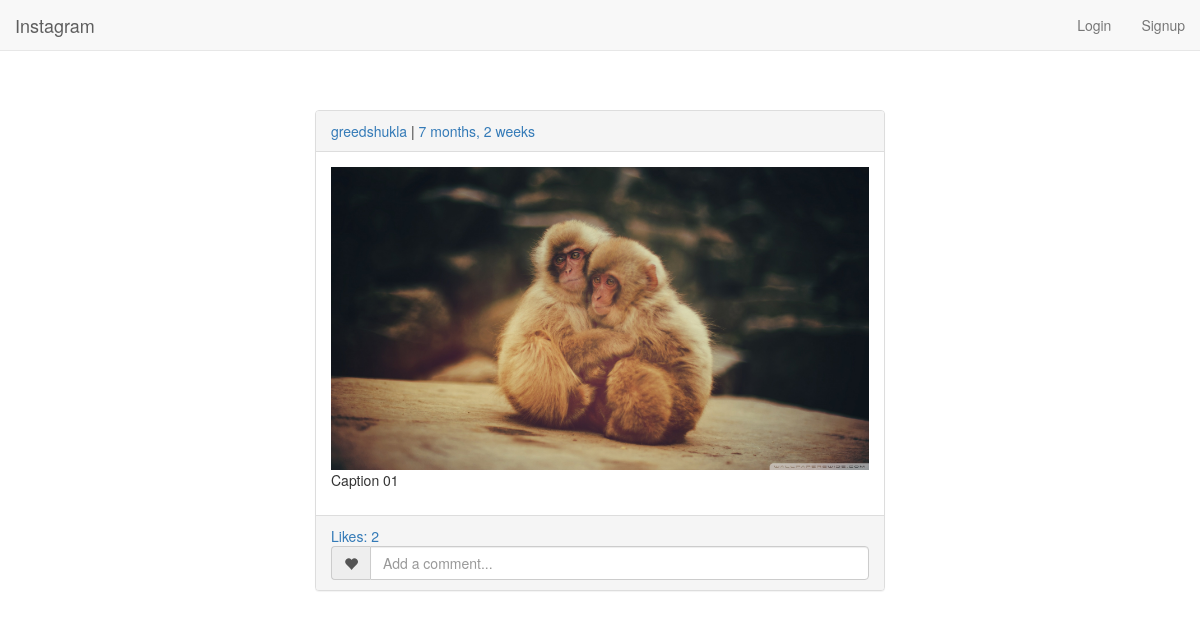
The page /p/GuJnLiDQB5/ on the database its author committed.
### posts/models.py (models this page shows, shortened)
class Post(models.Model):
    author = models.ForeignKey(User, related_name='post')
    slug = models.SlugField(unique=True, max_length=10, default=random_id)
    photo = models.FileField(upload_to='posts_photos')
    caption = models.CharField(max_length=50, blank=True)
    date_created = models.DateTimeField(auto_now_add=True)
    date_updated = models.DateTimeField(auto_now_add=True)
    class Meta:
        verbose_name_plural = 'Posts'
        ordering = ['-date_created']

### accounts/models.py (models this page shows, shortened)
class User(AbstractBaseUser):
    GENDER_CHOICES = (
        ('Male', 'Male'),
        ('Female', 'Female'),
    )
    email = models.EmailField(
        verbose_name='email address',
        max_length=255,
        unique=True,
    )
    username = models.CharField(
        verbose_name='username',
        max_length=30,
        unique=True,
    )
    name = models.CharField(max_length=30, blank=True)
    is_active = models.BooleanField(default=True)
    is_admin = models.BooleanField(default=False)
    gender = models.CharField(verbose_name='gender', max_length=10, choices=GENDER_CHOICES, null=True)
    date_of_birth = models.DateField('date of birth',blank=True, null=True)
    avatar = models.FileField(upload_to='profile_photo', null=True)
    quote = models.TextField(verbose_name='quote',max_length=500, blank=True, null=True)
    contact = models.IntegerField(verbose_name='contact', blank=True, null=True)
    objects = UserManager()
    USERNAME_FIELD = 'username'
    REQUIRED_FIELDS = ['email']
    def __str__(self):
        return self.username
    def get_absolute_url(self):
        return reverse('accounts:profile', kwargs={'username': self.username})

### posts/views.py (the view)
# urls.py: url(r'^(?P<slug>[\w\-]{10})/$', DetailPostView.as_view(), name='view'),
class DetailPostView(
    views.LoginRequiredMixin,
    generic.DetailView
):
    model = Post
    template_name = 'detail.html'
    context_object_name = 'post'
    def get_context_data(self, **kwargs):
        context = super(DetailPostView, self).get_context_data(**kwargs)
        context['post'] = get_post(self.kwargs['slug'])
        return context

### posts/helpers.py (called while the page is built)
def get_post(slug=None):
    if not slug:
        return None
    post = Post.objects \
               .select_related('author') \
               .prefetch_related(
                   Prefetch(
                       'liked_post',
                       queryset=Like.objects.select_related('user'),
                       to_attr='liker'
                       )) \
               .get(slug=slug)
    post.liker = [liker.user for liker in post.liker]
    return post

### posts/templates/detail.html (shortened to what this page needs)
﻿{% extends 'base.html' %}
{% block content %}
<div class="col-md-6 col-md-offset-3">
    {% include 'post.html' %}
	</div>
{% endblock %}

### posts/templates/post.html (shortened to what this page needs)
<div id="{{ post.slug }}" class="panel panel-default">
    <div class="panel-heading">
       <a href="{{ post.author.get_absolute_url }}">{{ post.author }}</a> |
        <a href="{% url 'posts:view' post.slug %}">{{ post.date_created|timesince }}</a>
    </div>
    <div class="panel-body">
        <img class="img-responsive" src="{{ post.photo.url }}" alt="{{ post.caption }}" width="100%" height="100%" />
        <p>{{ post.caption }}</p>
    </div>
    <div class="panel-footer">
        {% if post.liker|length %}
            <a href="#" data-toggle="modal" data-target="#{{ post.slug }}_likers_modal">Likes: {{ post.liker|length }}</a>
        {% else %}
            <p>Be the first to like this.</p>
        {% endif %}
        <div class="input-group" id="likeButton">
            {% if user in post.liker %}
                <a href="{% url 'posts:unlike' post.slug %}" class="input-group-addon btn btn-default red" id="liked"><span class="glyphicon glyphicon-heart" id="comment"></span></a>
            {% else %}
                <a href="{% url 'posts:like' post.slug %}" class="input-group-addon btn btn-default"><span class="glyphicon glyphicon-heart" id="comment"></span></a>
            {% endif %}
        <input type="text" class="form-control" placeholder="Add a comment..." aria-describedby="comment">
        </div>
    </div>
</div>

### rows shown on the page
Post: author "greedshukla", date_created "7 months, 2 weeks", photo (picture), caption "Caption 01", liker|length "2"
